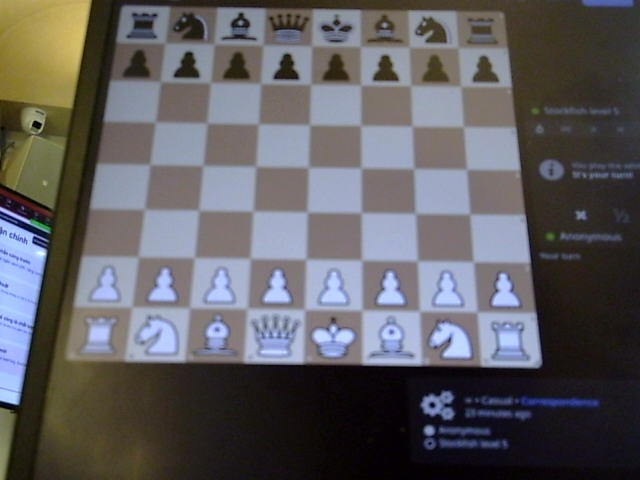
#> input picture captures/live_raw.jpg, 640 x 480 px
$ python -i recognizer.py   (imports and definitions only)
#> lines starting #> are read from the running program, lines starting #| are printed output that depends on the picture
#> further down, picture is the input picture: shape (480, 640, 3); mean B, G, R 96.5, 93.4, 95.1
"""NHẬN DIỆN QUÂN CỜ bằng template-matching TỰ HIỆU CHỈNH.
Ý tưởng: bàn Lichess sạch & cố định. Ở thế ĐẦU VÁN ta BIẾT CHẮC ô nào quân gì →
lấy mỗi ô làm MẪU cho loại quân đó (phân theo ô sáng/tối). Frame sau: so khớp mỗi ô
với các mẫu (cùng màu ô) bằng tương quan chuẩn hoá → ra loại quân → dựng FEN.

Ưu điểm: nhận đúng TỪNG LOẠI quân (không chỉ occupancy), bền với quân số hoá."""
from __future__ import annotations
import cv2
import numpy as np
import chess

CELL = 48  # kích thước chuẩn hoá mỗi ô để so khớp


class Tracker:
    """BÁM BÀN ĐỘNG: từ 1 khung tham chiếu (đã canh chuẩn), mỗi frame tính bàn đã
    trôi đi đâu bằng khớp đặc trưng ORB -> homography -> 4 góc tự đuổi theo.
    Thích ứng khi camera/màn hình rung, trôi."""

    # [32 lines left out: functions __init__, track, not called in this run]


def preprocess(bgr):
    """Làm NÉT (unsharp mask) + tăng tương phản → chống mờ, tăng chi tiết quân cờ."""
    blur = cv2.GaussianBlur(bgr, (0, 0), 3)
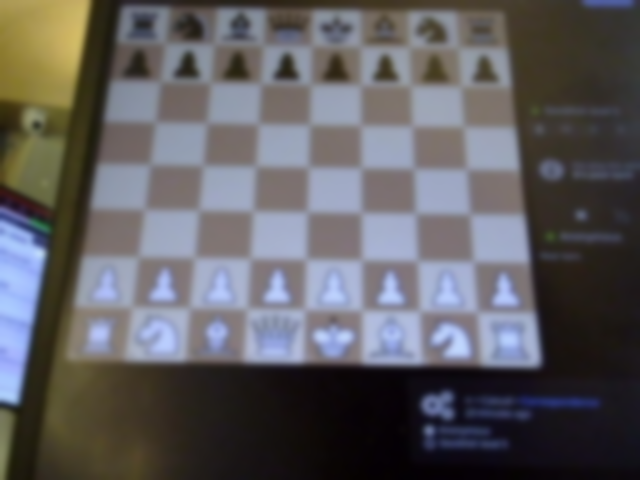
#> blur: shape (480, 640, 3); mean B, G, R 96.5, 93.4, 95.1
    sharp = cv2.addWeighted(bgr, 1.7, blur, -0.7, 0)
    # tăng tương phản kênh sáng (CLAHE)
    lab = cv2.cvtColor(sharp, cv2.COLOR_BGR2LAB)
#> lab: shape (480, 640, 3); mean of channels 0, 1, 2 99, 129.9, 127.3
    l, a, b = cv2.split(lab)
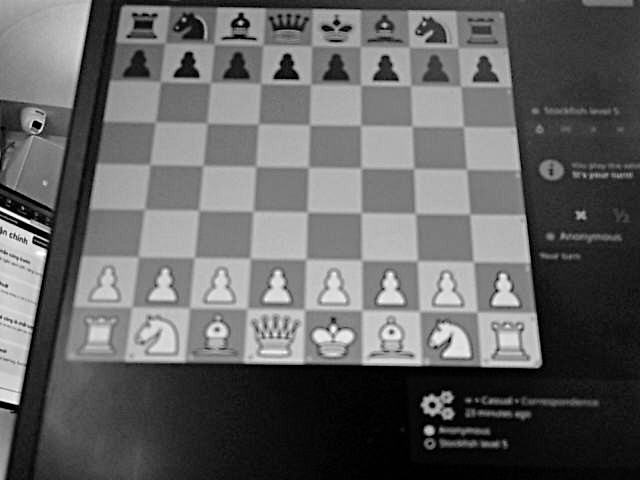
#> l: shape (480, 640); min 0, max 255, mean 99
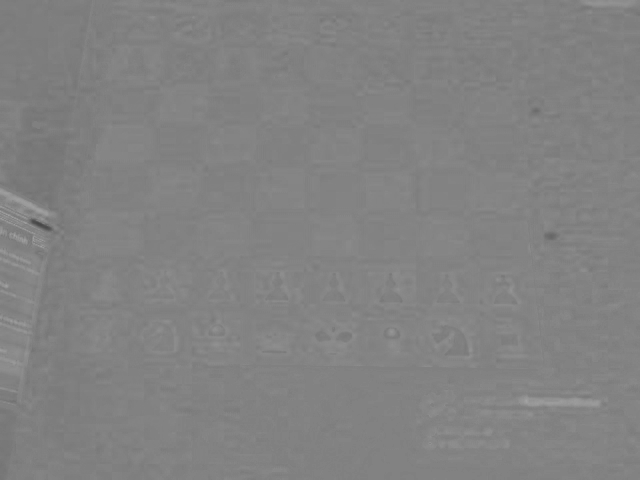
#> a: shape (480, 640); min 70, max 163, mean 129.9
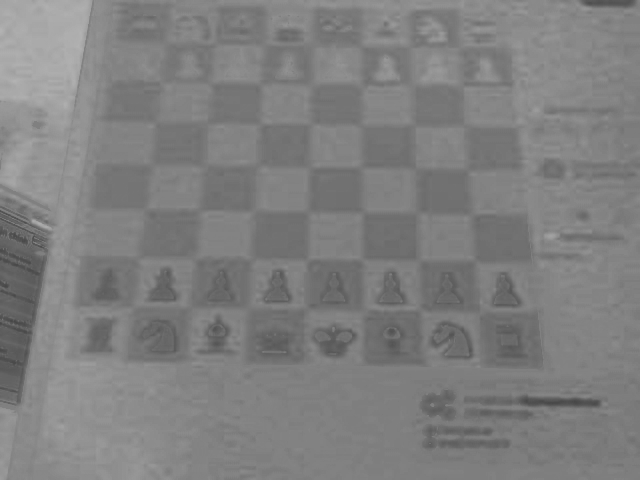
#> b: shape (480, 640); min 71, max 178, mean 127.3
    l = cv2.createCLAHE(clipLimit=2.5, tileGridSize=(8, 8)).apply(l)
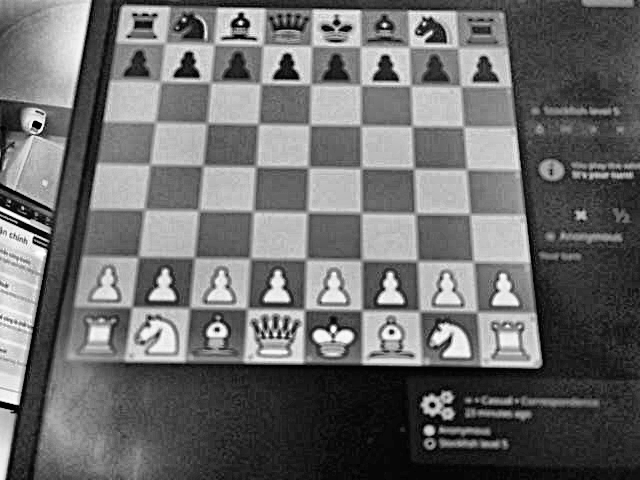
#> l: shape (480, 640); min 0, max 255, mean 107.7
    return cv2.cvtColor(cv2.merge((l, a, b)), cv2.COLOR_LAB2BGR)
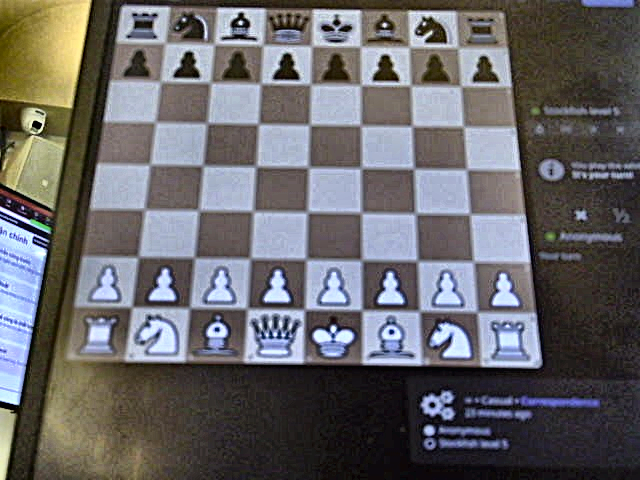
#> returned value: shape (480, 640, 3); mean B, G, R 104.2, 102.2, 103.7


# [6 lines left out: function cell_gray, not called in this run]


def is_light(r, f):
    return (r + f) % 2 == 0


# [86 lines left out: functions build_templates, classify_grid, grid_to_fen, grid_is_valid, read_board, not called in this run]

>>> import cv2
>>> picture = cv2.imread('../captures/live_raw.jpg')
>>> result = preprocess(picture)

$ run again, on captures/chk1.jpg
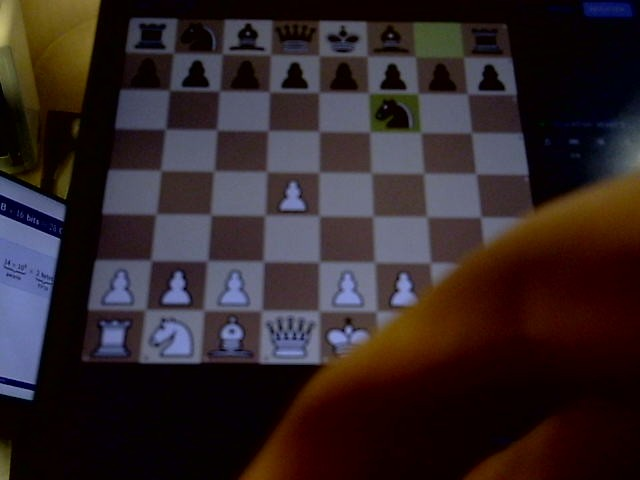
#> input picture captures/chk1.jpg, 640 x 480 px
#> picture is the input picture: shape (480, 640, 3); mean B, G, R 40.4, 37.9, 49.2
#> lab: shape (480, 640, 3); mean of channels 0, 1, 2 44, 134.1, 128.6
#> in preprocess, `l, a, b = cv2.split(lab)`:
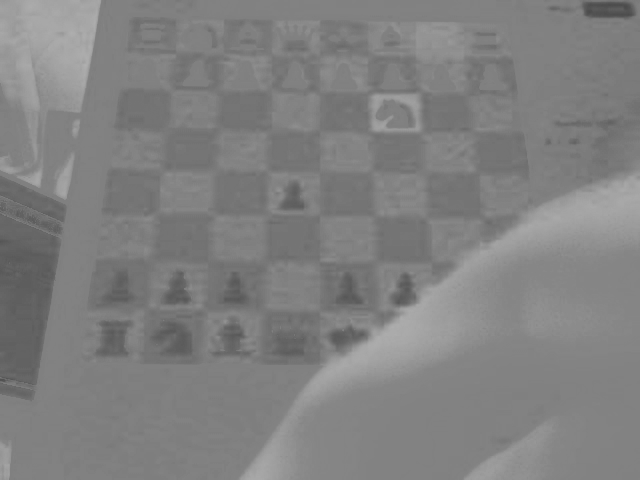
#> b: shape (480, 640); min 76, max 176, mean 128.6
#> in preprocess, `return cv2.cvtColor(cv2.merge((l, a, b)), cv2.COLOR_LAB2BGR)`:
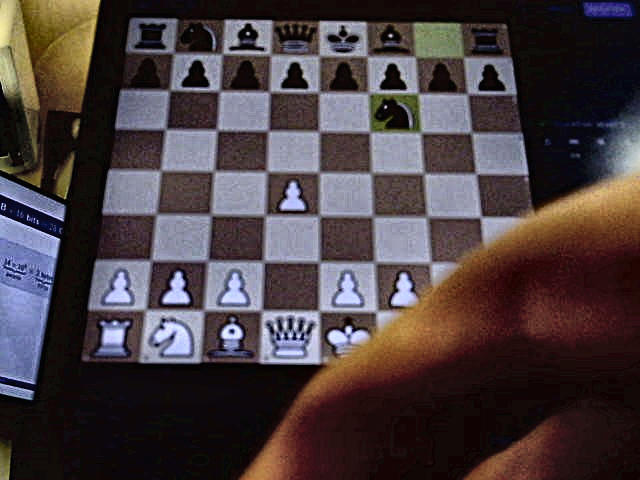
#> returned value: shape (480, 640, 3); mean B, G, R 64.5, 61.8, 73
